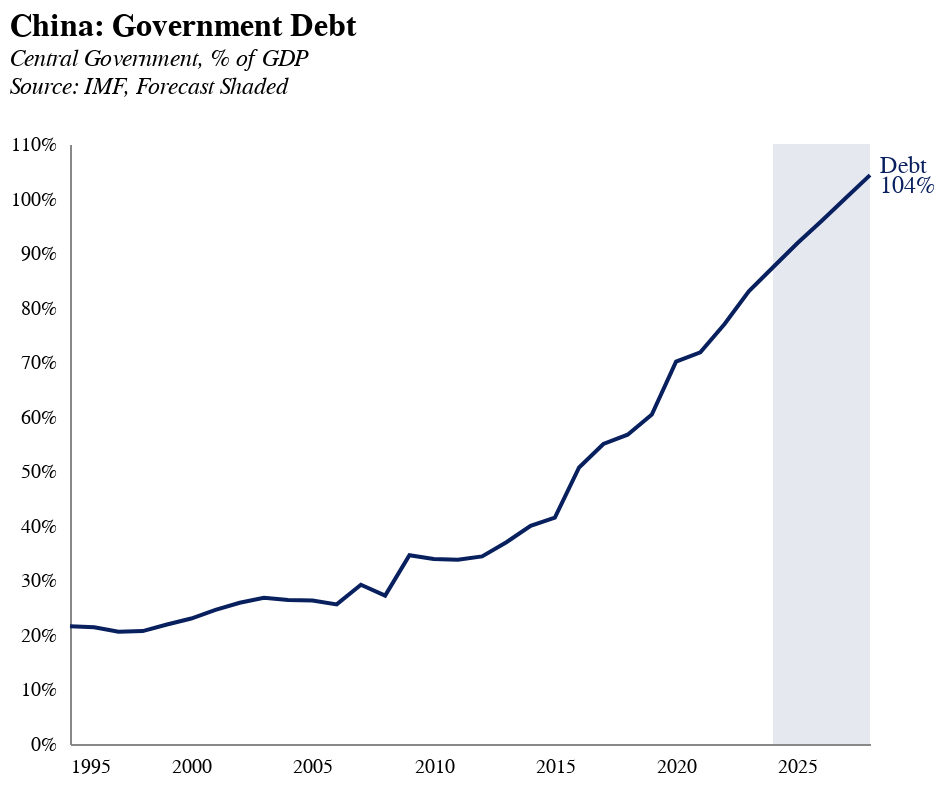

The cell this chart's notebook holds for it:
### Markdown cell above
## Chart: Debt (% of GDP)

### Code cell
df = pd.read_csv("data/imf_central_gov_debt_gdp.csv")
df = df.iloc[1:]
df.columns = ["Country"] + list(df.columns[1:])

df["Country"] = df["Country"].str.replace("China, People's Republic of", "China")
df = df.query("Country == 'China'")


df = df.melt(id_vars=["Country"], var_name="Year", value_name="Value")

df["Value"] = pd.to_numeric(df["Value"], errors="coerce")/100
df = df.dropna()


base = alt.Chart(df).encode(
    x=alt.X("Year:T", axis=alt.Axis(labelAngle=0)),
    y=alt.Y("Value:Q", title="", axis=alt.Axis(format="%")),
)

line = base.mark_line().encode(
    color=alt.value("rgb(9, 32, 95)")
)


labels = base.transform_filter("year(datum.Year) == 2028").mark_text(
    align="left",
    baseline="middle",
    dx=5,
    dy=-5,
    fontSize=12,
    text=alt.expr("'Debt'")
).encode(

    color=alt.value("rgb(9, 32, 95)")
)

labels_2 = base.transform_filter("year(datum.Year) == 2028").mark_text(
    align="left",
    baseline="middle",
    dx=5,
    dy=5,
    fontSize=12,
).encode(
    text=alt.Text("Value:Q", format=".0%"),
    color=alt.value("rgb(9, 32, 95)")
)

# shade >2024 to indicate forecast
shade = alt.Chart(pd.DataFrame({"Year": "2024-01-01", "Year_end": "2028-01-01"}, index=[0])).mark_rect(
    color="rgb(9, 32, 95)",
    opacity=0.1
).encode(
    x="Year:T",
    x2="Year_end:T",
    y=alt.value(0),
    y2=alt.value(300)
)


chart = line + labels + shade + labels_2

chart = chart.properties(
    title = alt.TitleParams(
            "China: Government Debt",
    subtitle=["Central Government, % of GDP", "Source: IMF, Forecast Shaded", ""],
    ),

    width=400,
    height=300
)

chart.display()

chart.save("charts/china/gov_debt_gdp.json")
chart.save("charts/china/gov_debt_gdp.png", scale_factor=2.0)
chart.save("charts/china/gov_debt_gdp.svg")

### Figure 1 — Vega-Lite specification as saved in the notebook (floating-point values rounded to 4 significant figures)
{"config": {"axisX": {"labelPadding": 6, "tickOpacity": 0, "title": null, "grid": false, "ticks": false, "labelSeparation": 10}, "axisY": {"title": null, "grid": false, "tickOpacity": 0}, "title": {"fontSize": 16, "subtitleFontSize": 12, "subtitleFontStyle": "italic", "anchor": "start", "color": "black"}, "view": {"stroke": "transparent"}}, "layer": [{"mark": {"type": "line"}, "encoding": {"color": {"value": "rgb(9, 32, 95)"}, "x": {"axis": {"labelAngle": 0}, "field": "Year", "type": "temporal"}, "y": {"axis": {"format": "%"}, "field": "Value", "title": "", "type": "quantitative"}}}, {"mark": {"type": "text", "align": "left", "baseline": "middle", "dx": 5, "dy": -5, "fontSize": 12, "text": {"expr": "'Debt'"}}, "encoding": {"color": {"value": "rgb(9, 32, 95)"}, "x": {"axis": {"labelAngle": 0}, "field": "Year", "type": "temporal"}, "y": {"axis": {"format": "%"}, "field": "Value", "title": "", "type": "quantitative"}}, "transform": [{"filter": "year(datum.Year) == 2028"}]}, {"data": {"name": "data-bfc671b4add3b57573373bb5b12b42c4"}, "mark": {"type": "rect", "color": "rgb(9, 32, 95)", "opacity": 0.1}, "encoding": {"x": {"field": "Year", "type": "temporal"}, "x2": {"field": "Year_end"}, "y": {"value": 0}, "y2": {"value": 300}}}, {"data": {"name": "data-591422bd35f80e58c1c3a9ed28f2aad4"}, "mark": {"type": "text", "align": "left", "baseline": "middle", "dx": 5, "dy": 5, "fontSize": 12}, "encoding": {"color": {"value": "rgb(9, 32, 95)"}, "text": {"field": "Value", "format": ".0%", "type": "quantitative"}, "x": {"axis": {"labelAngle": 0}, "field": "Year", "type": "temporal"}, "y": {"axis": {"format": "%"}, "field": "Value", "title": "", "type": "quantitative"}}, "transform": [{"filter": "year(datum.Year) == 2028"}]}], "data": {"name": "data-591422bd35f80e58c1c3a9ed28f2aad4"}, "height": 300, "title": {"text": "China: Government Debt", "subtitle": ["Central Government, % of GDP", "Source: IMF, Forecast Shaded", ""]}, "width": 400, "$schema": "https://vega.github.io/schema/vega-lite/v5.8.0.json", "datasets": {"data-591422bd35f80e58c1c3a9ed28f2aad4": [{"Country": "China", "Year": "1995", "Value": 0.216}, {"Country": "China", "Year": "1996", "Value": 0.214}, {"Country": "China", "Year": "1997", "Value": 0.206}, {"Country": "China", "Year": "1998", "Value": 0.207}, {"Country": "China", "Year": "1999", "Value": 0.219}, {"Country": "China", "Year": "2000", "Value": 0.23}, {"Country": "China", "Year": "2001", "Value": 0.246}, {"Country": "China", "Year": "2002", "Value": 0.259}, {"Country": "China", "Year": "2003", "Value": 0.268}, {"Country": "China", "Year": "2004", "Value": 0.264}, {"Country": "China", "Year": "2005", "Value": 0.263}, {"Country": "China", "Year": "2006", "Value": 0.256}, {"Country": "China", "Year": "2007", "Value": 0.292}, {"Country": "China", "Year": "2008", "Value": 0.272}, {"Country": "China", "Year": "2009", "Value": 0.346}, {"Country": "China", "Year": "2010", "Value": 0.339}, {"Country": "China", "Year": "2011", "Value": 0.338}, {"Country": "China", "Year": "2012", "Value": 0.344}, {"Country": "China", "Year": "2013", "Value": 0.37}, {"Country": "China", "Year": "2014", "Value": 0.4}, {"Country": "China", "Year": "2015", "Value": 0.415}, {"Country": "China", "Year": "2016", "Value": 0.507}, {"Country": "China", "Year": "2017", "Value": 0.55}, {"Country": "China", "Year": "2018", "Value": 0.567}, {"Country": "China", "Year": "2019", "Value": 0.604}, {"Country": "China", "Year": "2020", "Value": 0.701}, {"Country": "China", "Year": "2021", "Value": 0.718}, {"Country": "China", "Year": "2022", "Value": 0.77}, {"Country": "China", "Year": "2023", "Value": 0.83}, {"Country": "China", "Year": "2024", "Value": 0.874}, {"Country": "China", "Year": "2025", "Value": 0.918}, {"Country": "China", "Year": "2026", "Value": 0.959}, {"Country": "China", "Year": "2027", "Value": 1.001}, {"Country": "China", "Year": "2028", "Value": 1.043}], "data-bfc671b4add3b57573373bb5b12b42c4": [{"Year": "2024-01-01", "Year_end": "2028-01-01"}]}}
